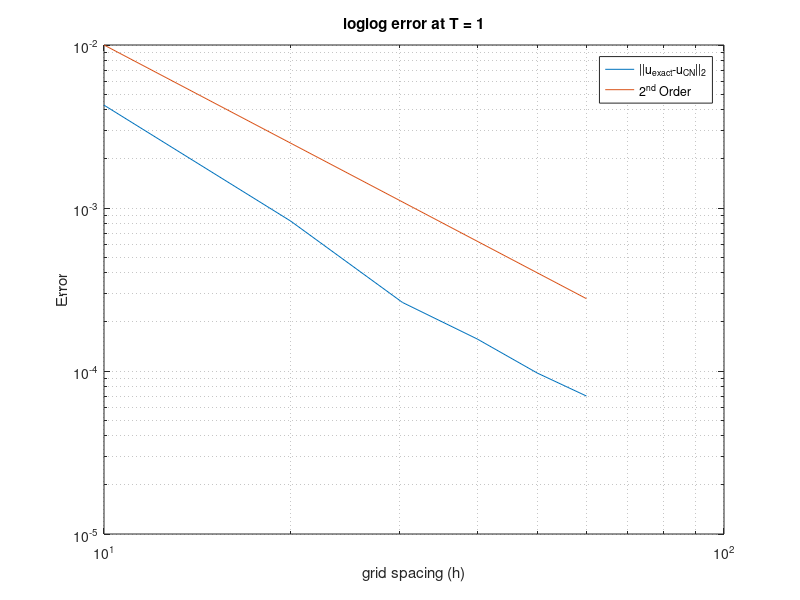

The MATLAB script that drew this image:
close all
x = [0.1, 0.05, 0.033, 0.025, 0.02, 0.016666666666667];
y = [0.004276119684525, 8.316315341074798e-04, 2.632708207738477e-04, 1.571087816480202e-04, 9.709087164484764e-05,7.020216074245939e-05];

loglog(1./x,y)
hold on
loglog([10,60],[1/10^2,1/60^2])
legend '||u_{exact}-u_{CN}||_2' '2^{nd} Order'
xlabel 'grid spacing (h)'
ylabel 'Error'
title 'loglog error at T = 1'
grid minor
